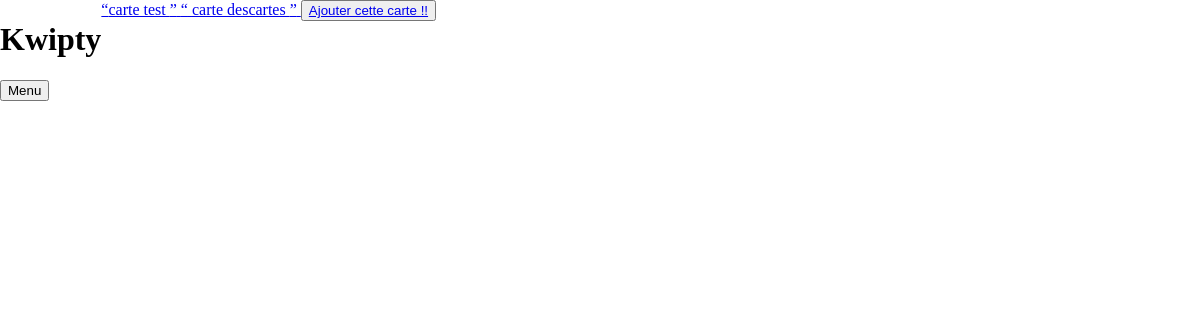
Before: /quiz/cartes/liste/ with the older database file.
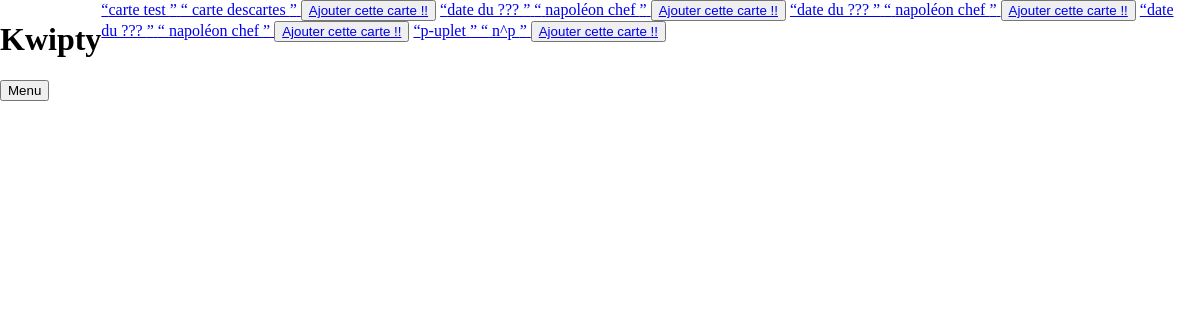
After: the same page with the newer database file.
### quiz/models.py (models this page shows, shortened)
class FlashCarte(models.Model):
    possible_tags = [
        ('Date', 'Date'),
        ('Personnage/Figure', 'Personnage/Figure'),
        ('Formule', 'Formule'),
        ('Définition', 'Définition'),
        ('Mot', 'Mot'),
        ('Verbe', 'Verbe'),
        ('Citation', 'Citation'),
        ('Généralité','Généralité')
    ]
    type_de_note = models.CharField(max_length=20, choices=possible_tags)
    date_ajout = models.DateField(auto_now_add=True, null=True)
    devant = models.CharField(max_length=100, blank=True, null=True)
    dos = models.CharField(max_length=100, blank=True, null=True)
    id = models.AutoField(primary_key=True)
    champs_supplementaires = models.TextField(blank=True, null = True)
    publique = models.BooleanField(default=True)

### quiz/views.py (the view)
# urls.py: path("cartes/liste/", views.voir_cartes, name="voir-cartes-disponibles"),
def voir_cartes(request):
    cartes = FlashCarte.objects.filter(publique=True)
    context = {
        'cartes':cartes
    }
    return render(request, 'quiz/liste toutes les cartes .html', context)

### templates/quiz/liste toutes les cartes .html
{% extends 'baseavecnavbar.html' %}
{% block content %}
{% for carte in cartes %}
<a href={% url 'reviser-carte' carte.id %}>
  <q>{{carte.devant}} </q>
  <q> {{carte.dos}} </q>
</a>
  <button><a href={% url 'ajout-carte' carte.id %}>Ajouter cette carte !!</a></button>
{% endfor %}
{% endblock content %}

### templates/baseavecnavbar.html (shortened to what this page needs)
<!DOCTYPE html>
    <html lang="en">
        <head>
        </head>
    <body>
        <header>
            <h1>Kwipty</h1>
            <button id="toggleNav">Menu</button>
        </header>
        <div class="content">
        {% block content %}
        {% endblock %}
        </div>
    </body>
</html>

Changed rows visible on the page:
added FlashCarte: devant "date du ???", dos "napoléon chef"
added FlashCarte: devant "date du ???", dos "napoléon chef"
added FlashCarte: devant "date du ???", dos "napoléon chef"
added FlashCarte: devant "p-uplet", dos "n^p"
